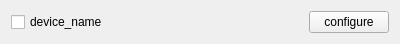
<?xml version="1.0" encoding="UTF-8"?>
<ui version="4.0">
 <class>deviceInfo</class>
 <widget class="QWidget" name="deviceInfo">
  <property name="geometry">
   <rect>
    <x>0</x>
    <y>0</y>
    <width>400</width>
    <height>44</height>
   </rect>
  </property>
  <property name="windowTitle">
   <string>Form</string>
  </property>
  <layout class="QHBoxLayout" name="horizontalLayout">
   <item>
    <widget class="QCheckBox" name="deviceSelect">
     <property name="text">
      <string>device_name</string>
     </property>
    </widget>
   </item>
   <item>
    <spacer name="horizontalSpacer">
     <property name="orientation">
      <enum>Qt::Horizontal</enum>
     </property>
     <property name="sizeHint" stdset="0">
      <size>
       <width>177</width>
       <height>20</height>
      </size>
     </property>
    </spacer>
   </item>
   <item>
    <widget class="QPushButton" name="deviceConfig">
     <property name="text">
      <string>configure</string>
     </property>
    </widget>
   </item>
  </layout>
 </widget>
 <resources/>
 <connections/>
</ui>
